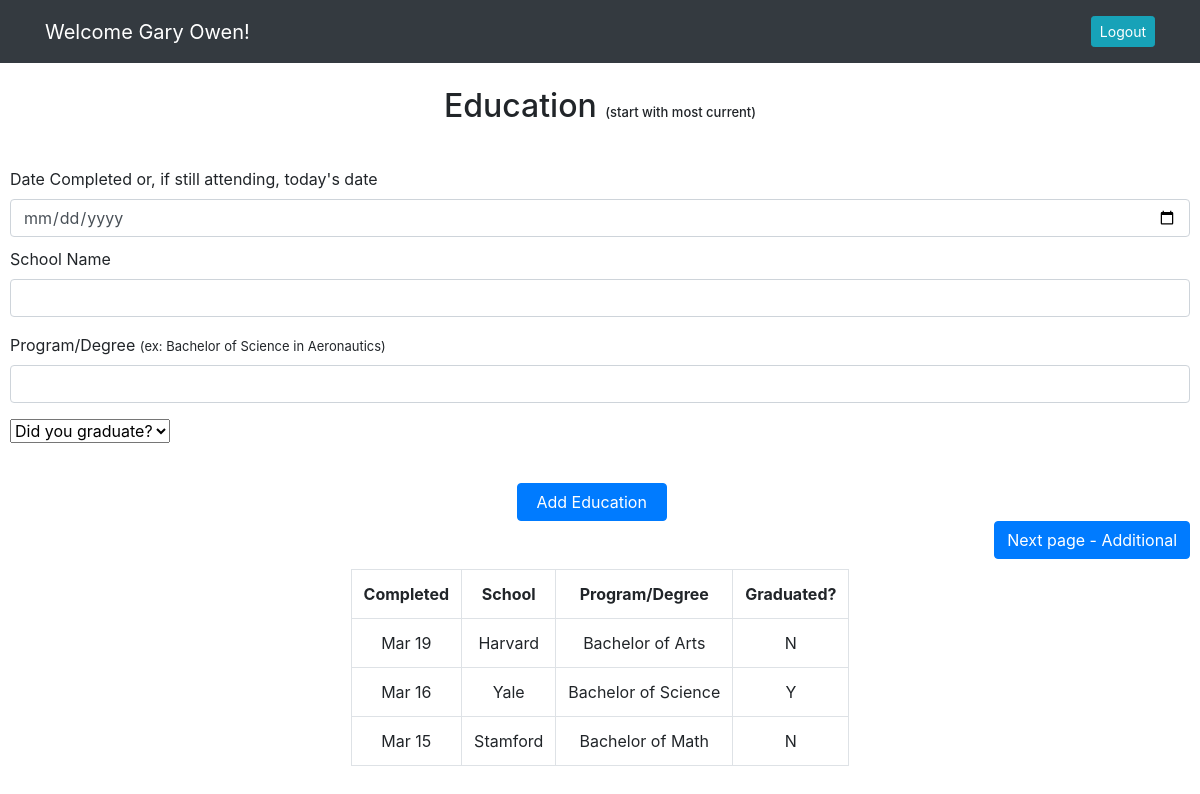
/educationpage (signed in), run on the app's committed database.
### resume_app/models.py (models this page shows)
class User(models.Model):
    first_name = models.CharField(max_length=255)
    last_name = models.CharField(max_length=255)
    email = models.EmailField(max_length=255)
    password = models.CharField(max_length=255)
    created_at = DateTimeField(auto_now_add=True)
    updated_at = DateTimeField(auto_now=True)
    objects = UserManager()

class Education(models.Model):
    date_from = models.DateField(validators=[MaxValueValidator(limit_value=date.today, message="Date must be in the past")])
    school = models.CharField(max_length=255)
    program = models.CharField(max_length=255)
    grad = models.CharField(max_length=1)
    user = models.ForeignKey(User, related_name="educations", on_delete=models.CASCADE)
    created_at = DateTimeField(auto_now_add=True)
    updated_at = DateTimeField(auto_now=True)
    objects = EducationManager()

### resume_app/views.py (the view)
# urls.py: path('educationpage', views.educationpage),
def educationpage(request):
    if 'id' not in request.session:
        return redirect('/')
    else:
        user_id = request.session['id']
        context = {
            'user': User.objects.get(id = user_id),
            'education': Education.objects.filter(user = user_id)
        }
    return render(request, 'education.html', context)

### resume_app/templates/education.html (shortened to what this page needs)
<!DOCTYPE html>
<html lang="en">
<head>
    <link rel="stylesheet" href="https://stackpath.bootstrapcdn.com/bootstrap/4.5.2/css/bootstrap.min.css"
>
    {% load static %}
    <link rel="stylesheet" href="{% static 'css/eduaddl.css' %}">
</head>
<body>
    <nav class="navbar navbar-expand-lg navbar-dark bg-dark">
        <div class="container">
            <a class="navbar-brand" href="#">Welcome {{user.first_name}} {{user.last_name}}!</a>
            <div class="collapse navbar-collapse" id="navbarText">
                <span class="navbar-text">
                    <a href="/logout" role="button" class="btn btn-sm btn-info ml-2 text-white">Logout</a>
                </span>
            </div>
        </div>
    </nav>
    <br>
    <h2>Education <span class="emp_notes">(start with most current)</span></h2>
    <br>
    <div id="edu_form">
        <form action="/education" method="POST" id="education">
        <div class="edu_form">
            <div class="row">
                <div class="col">
                    <label for="date_from" class="form-label">Date Completed or, if still attending, today's date</label>
                    <input type="date" class="form-control" id="edu_from" name="date_from">
                </div>
            </div>
            <div class="mb-3" id="title_div">
                <label for="school" class="form-label">School Name</label>
                <input type="text" class="form-control" id="edu_title" name="school">
            </div>
            <div class="mb-3">
                <label for="program" class="desc-form-label">Program/Degree <span>(ex: Bachelor of Science in Aeronautics)</span></label>
                <input type="text" class="form-control" id="edu_program" name="program">
            </div>
            <select class="form-select" aria-label="Default select example" name="grad">
                <option selected>Did you graduate?</option>
            </select>
        </div>
        <div class="d-grid gap-2 col-2 mx-auto" id="btm_btn">
            <button class="btn btn-primary" id="submit" type="submit">Add Education</button>
        </div>
        <div class="d-grid gap-2 d-md-flex justify-content-md-end">
            <a class="btn btn-primary" href="/additionalpage" role="button" id="next_page">Next page - Additional</a>
        </div>
        </form>
    </div>
    {% if user.educations.all %}
    <div id="emp_table">
        <table style="width: fit-content;" class="table table-bordered">
            <tr>
                <th>Completed</th>
                <th>School</th>
                <th>Program/Degree</th>
                <th>Graduated?</th>
            </tr>
            {% for education in user.educations.all %}
            <tr>
                <td>{{ education.date_from|date:"M y" }}</td>
                <td>{{ education.school }}</td>
                <td>{{ education.program }}</td>
                <td>{{ education.grad }}</td>
            </tr>
            {% endfor %}
        </table>
    </div>
    {% endif %}
</body>

### resume_app/static/css/eduaddl.css (style rules this page uses)
h2, p { text-align: center; }
#next_page { color: white; }
table { margin-left: auto; margin-right: auto; text-align: center; }
span { font-size: small; }
#edu_form, #addl_form, .img_form { margin: 10px; }
#title_div { margin-top: 10px; }
.edu_form { margin-bottom: 40px; }
#submit { width: 150px; }

### data on the page
User: first_name "Gary", last_name "Owen"
Education: date_from "Mar 19", school "Harvard", program "Bachelor of Arts", grad "N"
Education: date_from "Mar 16", school "Yale", program "Bachelor of Science", grad "Y"
Education: date_from "Mar 15", school "Stamford", program "Bachelor of Math", grad "N"
